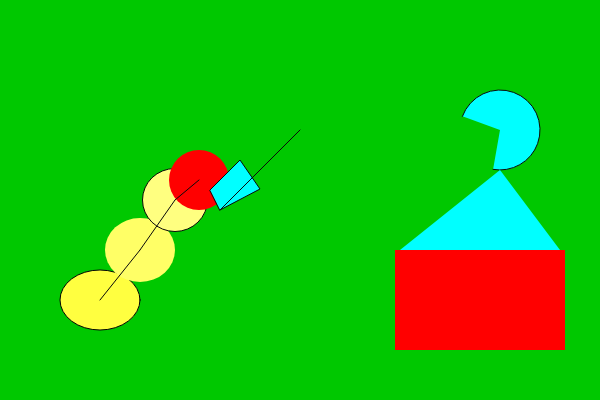
Frame 1 (no input)
Frame 60 (no input): identical to frame 1, image omitted
Frame 120 (the mouse pressed at the canvas centre since frame 60): identical to frame 1, image omitted

The p5.js sketch that drew this single still picture (run headless with seeded random() and noise() and a simulated clock; from frame 60 on, the mouse is pressed at the canvas centre):

// p5.js sketch
// ── sketch.js
let startTime
function setup() {
  createCanvas(600, 400);
  background(0, 200, 0);
}

function draw() {
  background(0, 200, 0);
  
  fill('#FFFF40');
  stroke(3);
  ellipse(100, 300, 80, 60);
  
  fill('#FFFF66')
  noStroke()
  ellipse(140, 250, 70, 64);
  
  fill('#FFFF80');
  stroke(10);
  ellipse(175, 200, 65, 63);
  
  fill(255, 0, 0);
  noStroke()
  circle(199, 180, 60);
  
  rectMode(CENTER);
  
  rect(480, 300 ,170, 100);
  
  stroke(10);
  line(100, 300, 140, 250);
  line(140, 250, 175, 200);
  line(175, 200, 199, 180);
  
  fill(0, 255, 255);
  
  quad(220, 210, 260, 189, 240, 160, 210, 190);
  
  stroke(10)
  arc(500, 130, 80, 80, radians(200), radians(100))
  line(220, 210, 300, 130)
  noStroke()
  triangle(500, 170, 400, 250, 560, 250);
}
